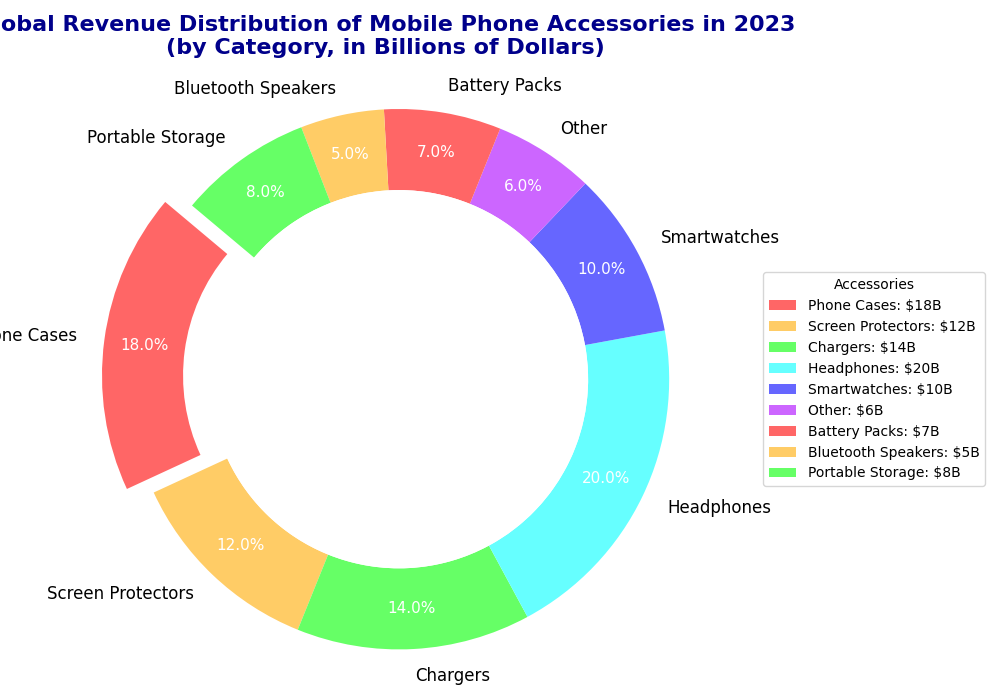

This chart was generated by the following Python code:
import matplotlib.pyplot as plt
import numpy as np

accessories = [
    'Phone Cases', 
    'Screen Protectors', 
    'Chargers', 
    'Headphones', 
    'Smartwatches', 
    'Other',
    'Battery Packs', 
    'Bluetooth Speakers', 
    'Portable Storage'
]
revenues = [18, 12, 14, 20, 10, 6, 7, 5, 8]

new_colors = [
    '#ff6666', 
    '#ffcc66', 
    '#66ff66', 
    '#66ffff', 
    '#6666ff', 
    '#cc66ff',
    '#ff6666', 
    '#ffcc66', 
    '#66ff66'
]

explode = (0.1, 0, 0, 0, 0, 0, 0, 0, 0)

fig, ax = plt.subplots(figsize=(10, 7))
wedges, texts, autotexts = ax.pie(
    revenues, 
    labels=accessories, 
    colors=new_colors, 
    autopct='%1.1f%%', 
    startangle=140,
    explode=explode,
    pctdistance=0.85,
    wedgeprops=dict(width=0.3)
)

for text in texts:
    text.set_fontsize(12)
    text.set_color('black')
for autotext in autotexts:
    autotext.set_fontsize(11)
    autotext.set_color('white')

plt.title(
    "Global Revenue Distribution of Mobile Phone Accessories in 2023\n(by Category, in Billions of Dollars)",
    fontsize=16,
    fontweight='bold',
    color='darkblue',
    pad=20
)

centre_circle = plt.Circle((0, 0), 0.70, fc='white')
fig.gca().add_artist(centre_circle)

plt.axis('equal')

ax.legend(
    wedges, 
    [f'{accessory}: ${revenue}B' for accessory, revenue in zip(accessories, revenues)], 
    title="Accessories", 
    loc="center left", 
    bbox_to_anchor=(1, 0, 0.5, 1), 
    fontsize=10
)

plt.tight_layout()

plt.show()
